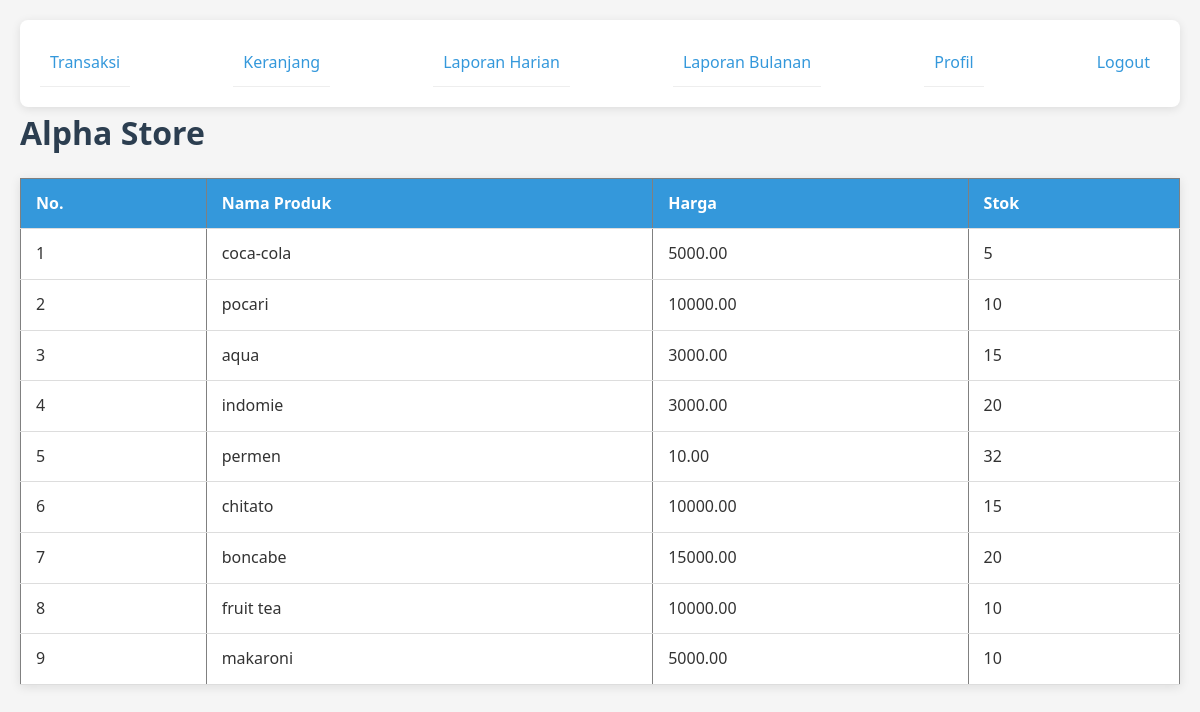
The page /page/dashboard.php on the database its author committed.
### tables this page shows
CREATE TABLE `produk` (
  `id_produk` int(50) NOT NULL,
  `nama_produk` varchar(255) NOT NULL,
  `harga` decimal(10,2) NOT NULL,
  `stok` int(11) NOT NULL
);

### page/dashboard.php (the view, shortened to what this page needs)
<?php
include '../config/conn.php';
$menu = "SELECT * FROM produk";
$query = mysqli_query($conn, $menu)
    ?>
<!DOCTYPE html>
<html lang="en">
<head>
    <link rel="stylesheet" href="../src/CSS/style.css">
</head>
<body>
<ul style=" justify-content: space-between; display: flex;">
        <li style="list-style: none;"><a style="text-decoration: none;" href="./transaksi.php">Transaksi</a></li>
        <li style="list-style: none;"><a style="text-decoration: none;" href="./keranjang.php">Keranjang</a></li>
        <li style="list-style: none;"><a style="text-decoration: none;" href="./laporan_harian.php">Laporan Harian</a></li>
        <li style="list-style: none;"><a style="text-decoration: none;" href="./laporan_bulanan.php">Laporan Bulanan</a></li>
        <li style="list-style: none;"><a style="text-decoration: none;" href="./profil.php">Profil</a></li>
        <li style="list-style: none;"><a style="text-decoration: none;" href="./logout.php">Logout</a></li>
    </ul>
    <h1>Alpha Store</h1>
    <table border="1">
        <thead>
            <tr>
                <th>No.</th>
                <th>Nama Produk</th>
                <th>Harga</th>
                <th>Stok</th>
            </tr>
        </thead>
        <tbody>
            <?php $no = 1;
            while ($row = mysqli_fetch_assoc($query)) { ?>
                <tr>
                    <td><?= $no++ ?></td>
                    <td><?= $row['nama_produk'] ?></td>
                    <td><?= $row['harga'] ?></td>
                    <td><?= $row['stok'] ?></td>
                </tr>
            <?php } ?>
        </tbody>
    </table>
</body>
</html>

### src/CSS/style.css (style rules this page uses)
* { margin: 0; padding: 0; box-sizing: border-box; font-family: 'Segoe UI', Tahoma, Geneva, Verdana, sans-serif; }
body { background-color: #f5f5f5; color: #333; line-height: 1.6; padding: 20px; }
a { text-decoration: none; color: #3498db; transition: color 0.3s; }
h1, h2, h3, h4 { margin-bottom: 15px; color: #2c3e50; }
table { width: 100%; border-collapse: collapse; margin: 20px 0; background: white; box-shadow: 0 2px 10px rgba(0, 0, 0, 0.1); }
th, td { padding: 12px 15px; text-align: left; border-bottom: 1px solid #ddd; }
th { background-color: #3498db; color: white; }
ul { list-style: none; background: white; padding: 20px; border-radius: 8px; box-shadow: 0 2px 10px rgba(0, 0, 0, 0.1); }
li { padding: 10px; border-bottom: 1px solid #eee; }
li:last-child { border-bottom: none; }

### rows shown on the page
produk: nama_produk "coca-cola", harga "5000.00", stok "5"
produk: nama_produk "pocari", harga "10000.00", stok "10"
produk: nama_produk "aqua", harga "3000.00", stok "15"
produk: nama_produk "indomie", harga "3000.00", stok "20"
produk: nama_produk "permen", harga "10.00", stok "32"
produk: nama_produk "chitato", harga "10000.00", stok "15"
produk: nama_produk "boncabe", harga "15000.00", stok "20"
produk: nama_produk "fruit tea", harga "10000.00", stok "10"
produk: nama_produk "makaroni", harga "5000.00", stok "10"
